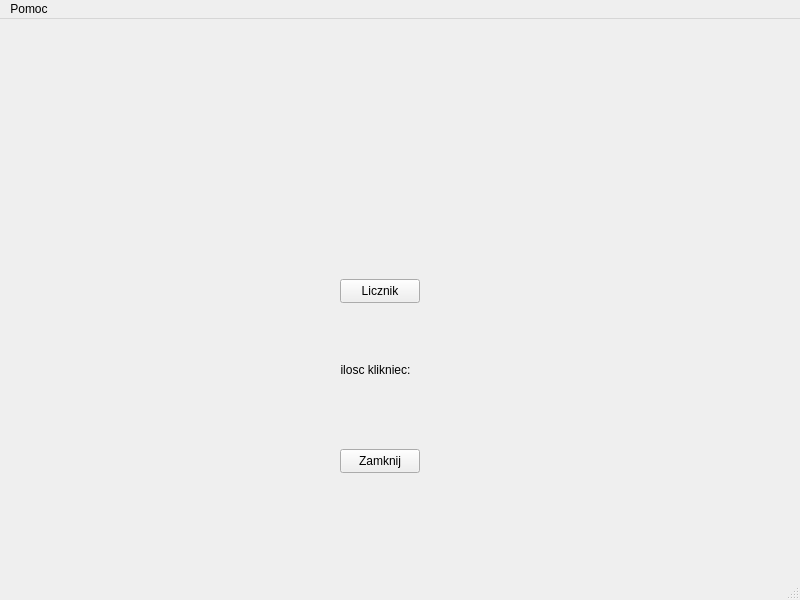
<?xml version="1.0" encoding="UTF-8"?>
<ui version="4.0">
 <class>MainWindow</class>
 <widget class="QMainWindow" name="MainWindow">
  <property name="geometry">
   <rect>
    <x>0</x>
    <y>0</y>
    <width>800</width>
    <height>600</height>
   </rect>
  </property>
  <property name="windowTitle">
   <string>MainWindow</string>
  </property>
  <widget class="QWidget" name="centralwidget">
   <widget class="QPushButton" name="pushButton">
    <property name="geometry">
     <rect>
      <x>340</x>
      <y>430</y>
      <width>80</width>
      <height>24</height>
     </rect>
    </property>
    <property name="text">
     <string>Zamknij</string>
    </property>
   </widget>
   <widget class="QPushButton" name="pushButton_2">
    <property name="geometry">
     <rect>
      <x>340</x>
      <y>260</y>
      <width>80</width>
      <height>24</height>
     </rect>
    </property>
    <property name="text">
     <string>Licznik</string>
    </property>
   </widget>
   <widget class="QLabel" name="label">
    <property name="geometry">
     <rect>
      <x>320</x>
      <y>330</y>
      <width>111</width>
      <height>41</height>
     </rect>
    </property>
    <property name="text">
     <string>ilosc klikniec:</string>
    </property>
    <property name="alignment">
     <set>Qt::AlignCenter</set>
    </property>
   </widget>
  </widget>
  <widget class="QMenuBar" name="menubar">
   <property name="geometry">
    <rect>
     <x>0</x>
     <y>0</y>
     <width>800</width>
     <height>21</height>
    </rect>
   </property>
   <widget class="QMenu" name="menuPomoc">
    <property name="title">
     <string>Pomoc</string>
    </property>
    <addaction name="separator"/>
    <addaction name="actionZamknij"/>
    <addaction name="actionO_Qt"/>
   </widget>
   <addaction name="menuPomoc"/>
  </widget>
  <widget class="QStatusBar" name="statusbar"/>
  <action name="actionZamknij">
   <property name="text">
    <string>Zamknij</string>
   </property>
  </action>
  <action name="actionO_Qt">
   <property name="text">
    <string>O Qt</string>
   </property>
  </action>
 </widget>
 <resources/>
 <connections/>
</ui>
